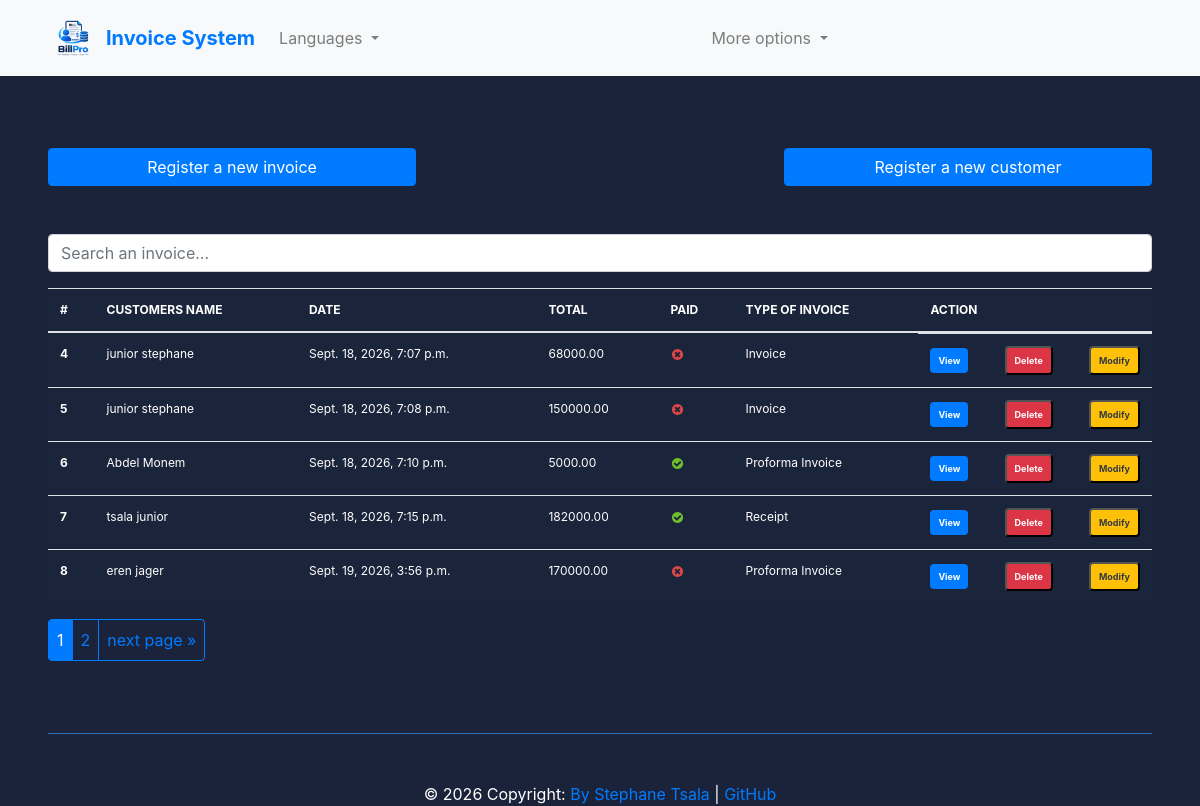
The page / on the database its author committed.
### Invoice_app/models.py (models this page shows, shortened)
class Invoice(models.Model):
    INVOICE_TYPES = [("R", "Receipt"), ("I", "Invoice"), ("P", "Proforma Invoice")]
    customer = models.ForeignKey(Customer, on_delete=models.PROTECT)
    save_by = models.ForeignKey(User, on_delete=models.PROTECT)
    invoice_date = models.DateTimeField(auto_now_add=True, null=False, blank=False)
    amount = models.DecimalField(max_digits=10, decimal_places=2)
    last_updated = models.DateTimeField(null=True, blank=True)
    paid = models.BooleanField(default=False)
    invoice_type = models.CharField(
        max_length=1, choices=INVOICE_TYPES, null=False, blank=False
    )
    comments = models.TextField(null=True, blank=True)
    class Meta:
        verbose_name = "Invoice"
        verbose_name_plural = "Invoices"
    @property
    def get_total_amount(self):
        total_amount = sum(product.get_total_price for product in self.products_set.all())
        return total_amount
    def get_invoice_type_display(self):
        return dict(self.INVOICE_TYPES).get(self.invoice_type, "Unknown")

class Customer(models.Model):
    SEX_TYPES = [("M", "Male"), ("F", "Female")]
    name = models.CharField(max_length=150, null=False, blank=False)
    email = models.EmailField(unique=True, null=False, blank=False)
    phone_number = models.CharField(max_length=20, unique=True, null=False, blank=False)
    address = models.CharField(max_length=100, null=False, blank=False)
    sex = models.CharField(max_length=1, choices=SEX_TYPES, null=False, blank=False)
    age = models.CharField(max_length=10, null=False, blank=False)
    city = models.CharField(max_length=50, null=False, blank=False)
    zip_code = models.CharField(max_length=20)
    created_at = models.DateTimeField(auto_now_add=True)
    save_by = models.ForeignKey(User, on_delete=models.PROTECT)
    class Meta:
        verbose_name = "Customer"
        verbose_name_plural = "Customers"

class Products(models.Model):
    invoice = models.ForeignKey(Invoice, on_delete=models.CASCADE, related_name="products_set")
    name = models.CharField(max_length=100, null=False, blank=False)
    quantity = models.PositiveIntegerField(null=False, blank=False)
    unit_price = models.DecimalField(max_digits=10, decimal_places=2, null=False, blank=False)
    total_price = models.DecimalField(max_digits=10, decimal_places=2, null=False, blank=False)
    class Meta:
        verbose_name = "Product"
        verbose_name_plural = "Products"
    @property
    def get_total_price(self):
        return self.quantity * self.unit_price

### Invoice_app/views.py (the view, shortened to what this page needs)
# urls.py: path('', views.HomeView.as_view(), name='home'),
class HomeView(View):
    template_name = "index.html"
    """
    select_related is used to optimize database queries by fetching related objects in a single query, reducing the number of database hits.
    In this case, it fetches the related 'customer' object for each invoice, which can improve performance when displaying invoice data along with customer information.
    """
    invoices = Invoice.objects.select_related("customer", "save_by").all()
    context = {"invoices": invoices}
    def get(self, request, *args, **kwargs):
        items = pagination(request, self.invoices)  # Paginate the invoices
        self.context["invoices"] = items  # Update the context with paginated invoices
        return render(request, self.template_name, self.context)

### Invoice_app/utils.py (called while the page is built)
def pagination(request, invoices):
    default_page = 1
    page = request.GET.get("page", default_page)
    items_per_page = 5  # Number of invoices to display per page
    paginator = Paginator(
        invoices, items_per_page
    )  # Show items_per_page invoices per page
    try:
        items_page = paginator.page(page)
    except PageNotAnInteger:
        items_page = paginator.page(default_page)
    except EmptyPage:
        items_page = paginator.page(paginator.num_pages)
    return items_page  # Return the paginated invoices for rendering in the template

### templates/index.html (shortened to what this page needs)
{% extends 'base.html' %}
{% load static %}
{% block content %}
<br><br>
<div class="row justify-content-between display-flex ml-5 mr-5">
    <a href="{% url 'add_invoice' %}" class="btn col-md-4 btn-primary">
        Register a new invoice
    </a>
    <a href="{% url 'add_customer' %}" class="btn col-md-4 btn-primary">
        Register a new customer
    </a>
</div>
<br> <br>
<div class="form-group ml-5 mr-5">
    <input id="search" class="form-control" type="text" placeholder="Search an invoice...">
</div>
<div class="ml-5 mr-5">
    <table class="table table-striped-columns">
        <thead>
            <tr>
                <th scope="col">#</th>
                <th scope="col">CUSTOMERS NAME</th>
                <th scope="col">DATE</th>
                <th scope="col">TOTAL</th>
                <th scope="col">PAID</th>
                <th scope="col">TYPE OF INVOICE</th>
                <th scope="col">ACTION</th>
            </tr>
        </thead>
        <tbody id="myTable">
            {% if invoices %}
            {% for facture in invoices %}
            <tr>
                <th scope="row">{{ facture.pk }}</th>
                <td>{{facture.customer.name}}</td>
                <td>{{facture.invoice_date}}</td>
                <td>{{ facture.get_total_amount }}</td>
                <td>
                    {% if facture.paid %}
                    <img src="{% static 'images/icon-yes.svg' %}" alt="True">
                    {% else %}
                    <img src="{% static 'images/icon-no.svg' %}" alt="False">
                    {% endif %}
                </td>
                <td>{{facture.get_invoice_type_display }}</td>
                <td class="d-flex justify-content-between align-items-center gap-2">
                    <a href="" title="Detail" class="badge text-white bg-primary p-2">View</a>
                    <button id="btn-invoice-sup" type="button" data-toggle="modal" data-target="#supprimer"
                        class="badge text-white bg-danger p-2" title="Supprimer" data-id=""
                        data-customer="{{facture.customer.name}}">Delete
                    </button>
                    <button id="btn-invoice-mod" type="button" data-toggle="modal" title="Modifier"
                        data-target="#modifier" data-id="{{facture.pk}}" data-customer=""
                        class="badge text-dark bg-warning p-2"> Modify
                    </button>
                </td>
            </tr>
            {% endfor %}
            {% else %}
            <p class="text-center text-white">No invoice found.</p>
            {% endif %}
        </tbody>
    </table>
    {% if invoices.has_other_pages %}
    <div class="btn-group" role="group" aria-label="Item pagination">
        {% for page_number in invoices.paginator.page_range %}
        {% if invoices.number == page_number %}
        <button class="btn btn-outline-primary p-2 active">
            <span>{{page_number}}<span class="sr-only">(current)</span></span>
        </button>
        {% else %}
        <a href="?page={{ page_number }}" class="btn btn-outline-primary p-2">{{ page_number }}</a>
        {% endif %}
        {% endfor %}
        {% if invoices.has_next %}
        <a href="?page={{ invoices.next_page_number }}" class="btn btn-outline-primary p-2">next page &raquo;</a>
        {% endif %}
    </div>
    {% endif %}
</div>
<br><br>
{% endblock %}

### static/css/style.css (style rules this page uses)
body { margin: 0; padding: 0; font: 400 .875rem 'Open Sans', sans-serif; color: #bcd0f7; background: #1A233A !important; position: relative; height: 100%; }
table th, table td { color: #ffffff; }
.table { background: #1a243a; color: #bcd0f7; font-size: .75rem; }

### rows shown on the page
Invoice: pk "4", customer.name "junior stephane", invoice_date "Sept. 18, 2026, 7:07 p.m.", get_total_amount "68000.00", paid False (drawn), invoice_type "Invoice"
Invoice: pk "5", customer.name "junior stephane", invoice_date "Sept. 18, 2026, 7:08 p.m.", get_total_amount "150000.00", paid False (drawn), invoice_type "Invoice"
Invoice: pk "6", customer.name "Abdel Monem", invoice_date "Sept. 18, 2026, 7:10 p.m.", get_total_amount "5000.00", paid True (drawn), invoice_type "Proforma Invoice"
Invoice: pk "7", customer.name "tsala junior", invoice_date "Sept. 18, 2026, 7:15 p.m.", get_total_amount "182000.00", paid True (drawn), invoice_type "Receipt"
Invoice: pk "8", customer.name "eren jager", invoice_date "Sept. 19, 2026, 3:56 p.m.", get_total_amount "170000.00", paid False (drawn), invoice_type "Proforma Invoice"

### other values the page prints
{{ page_number }} "1"
{{ page_number }} "2"
